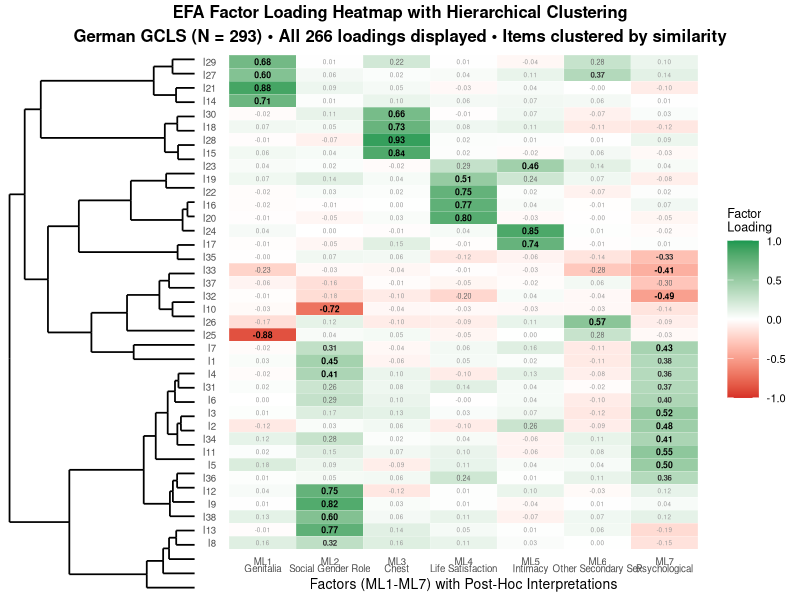
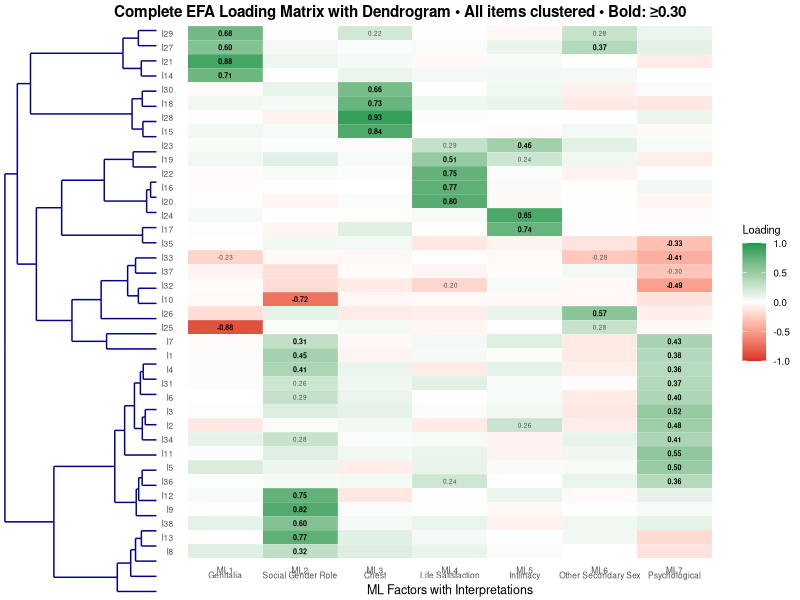

Write R code to recreate these figures, in order.
# EFA Heatmap with Left-Side Dendrogram - ALL LOADINGS
# Combine dendrogram and complete loading matrix in one plot

# Load required libraries
library(ggplot2)
library(reshape2)
library(dplyr)
library(grid)
library(gridExtra)
library(ggdendro)

# Read the factor loadings data
loadings_df <- read.csv("analysis/factor_analysis/factor_loadings_38items.csv", stringsAsFactors = FALSE)

# Clean up the data
items <- loadings_df$Item
loadings_matrix <- as.matrix(loadings_df[, -1])  # Remove first column (Item names)
rownames(loadings_matrix) <- items

# Create factor labels
factor_labels <- c(
  "ML1" = "Genitalia",
  "ML2" = "Social Gender Role",  
  "ML3" = "Chest", 
  "ML4" = "Life Satisfaction",
  "ML5" = "Intimacy",
  "ML6" = "Other Secondary Sex",
  "ML7" = "Psychological"
)

# Perform hierarchical clustering on items
item_dist <- dist(loadings_matrix, method = "euclidean")
item_clust <- hclust(item_dist, method = "ward.D2")

# Create dendrogram data
dendro_data <- dendro_data(item_clust, type = "rectangle")

# Reorder the loadings matrix based on clustering
item_order <- item_clust$order
loadings_ordered <- loadings_matrix[item_order, ]

# Convert to long format for ggplot
loadings_long <- melt(loadings_ordered, varnames = c("Item", "Factor"), value.name = "Loading")
loadings_long$Item <- factor(loadings_long$Item, levels = rownames(loadings_ordered))

# Add factor labels to column names
loadings_long$Factor_Label <- factor_labels[loadings_long$Factor]
loadings_long$Factor_Combined <- paste0(loadings_long$Factor, "\n", loadings_long$Factor_Label)
loadings_long$Factor_Combined <- factor(loadings_long$Factor_Combined, 
                                       levels = paste0(names(factor_labels), "\n", factor_labels))

# Create the dendrogram plot (rotated to match heatmap item order)
dendro_plot <- ggplot(segment(dendro_data)) +
  geom_segment(aes(x = x, y = y, xend = xend, yend = yend), 
               linewidth = 0.6, color = "black") +
  coord_flip() +  # Rotate to match heatmap orientation
  scale_x_continuous(expand = c(0.01, 0.01)) +
  scale_y_reverse(expand = c(0.01, 0.01)) +  # Reverse y-axis to flip 180 degrees
  theme_void() +
  theme(
    plot.margin = margin(5, 2, 5, 5),
    axis.text = element_blank(),
    axis.title = element_blank(),
    axis.ticks = element_blank(),
    panel.background = element_rect(fill = "white", color = NA),
    plot.background = element_rect(fill = "white", color = NA)
  )

# Create the heatmap with ALL loadings
heatmap_plot <- ggplot(loadings_long, aes(x = Factor_Combined, y = Item, fill = Loading)) +
  geom_tile(color = "white", linewidth = 0.05) +
  scale_fill_gradient2(
    low = "#d73027", 
    mid = "white", 
    high = "#1a9850",
    midpoint = 0,
    limit = c(-1, 1),
    name = "Factor\nLoading"
  ) +
  # ALL loadings with different formatting
  # Primary loadings ≥ 0.40 in bold black
  geom_text(
    data = subset(loadings_long, abs(Loading) >= 0.40),
    aes(label = sprintf("%.2f", Loading)),
    color = "black",
    size = 2.2,
    fontface = "bold"
  ) +
  # Moderate loadings 0.30-0.39 in bold gray
  geom_text(
    data = subset(loadings_long, abs(Loading) >= 0.30 & abs(Loading) < 0.40),
    aes(label = sprintf("%.2f", Loading)),
    color = "gray20",
    size = 2.0,
    fontface = "bold"
  ) +
  # Small loadings 0.20-0.29 in gray
  geom_text(
    data = subset(loadings_long, abs(Loading) >= 0.20 & abs(Loading) < 0.30),
    aes(label = sprintf("%.2f", Loading)),
    color = "gray40",
    size = 1.8,
    fontface = "plain"
  ) +
  # Very small loadings < 0.20 in light gray
  geom_text(
    data = subset(loadings_long, abs(Loading) < 0.20),
    aes(label = sprintf("%.2f", Loading)),
    color = "gray60",
    size = 1.6,
    fontface = "plain"
  ) +
  scale_y_discrete(position = "left") +  # Move item labels to the left
  theme_minimal() +
  theme(
    axis.text.x = element_text(angle = 0, hjust = 0.5, size = 7, lineheight = 0.6),  # Smaller, tighter spacing
    axis.text.y = element_text(size = 7),  # Slightly larger item labels
    axis.title = element_text(size = 10),
    axis.title.y = element_blank(),  # Remove y-axis title
    legend.title = element_text(size = 9),
    legend.text = element_text(size = 8),
    legend.key.size = unit(0.8, "cm"),
    panel.grid = element_blank(),
    plot.margin = margin(5, 5, 5, 2),
    panel.background = element_rect(fill = "white", color = NA),
    plot.background = element_rect(fill = "white", color = NA)
  ) +
  labs(
    x = "Factors (ML1-ML7) with Post-Hoc Interpretations",
    y = ""
  )

# Combine the plots with appropriate widths
combined_plot <- grid.arrange(
  dendro_plot, heatmap_plot,
  ncol = 2,
  widths = c(0.25, 0.75),  # Dendrogram takes 25%, heatmap takes 75%
  top = textGrob("EFA Factor Loading Heatmap with Hierarchical Clustering\nGerman GCLS (N = 293) • All 266 loadings displayed • Items clustered by similarity", 
                 gp = gpar(fontsize = 12, fontface = "bold"),
                 just = "center")
)

# Save the combined plot
ggsave("manuscript/figures/efa_heatmap_dendro_combined.pdf", combined_plot, 
       width = 16, height = 12, units = "in", dpi = 300)
ggsave("manuscript/figures/efa_heatmap_dendro_combined.png", combined_plot, 
       width = 16, height = 12, units = "in", dpi = 300)

# Create a more compact version
dendro_compact <- ggplot(segment(dendro_data)) +
  geom_segment(aes(x = x, y = y, xend = xend, yend = yend), 
               linewidth = 0.5, color = "darkblue") +
  coord_flip() +
  scale_x_continuous(expand = c(0.01, 0.01)) +
  scale_y_reverse(expand = c(0.01, 0.01)) +  # Also reverse for compact version
  theme_void() +
  theme(
    plot.margin = margin(2, 1, 2, 2),
    panel.background = element_rect(fill = "white", color = NA)
  )

heatmap_compact <- ggplot(loadings_long, aes(x = Factor_Combined, y = Item, fill = Loading)) +
  geom_tile(color = "white", linewidth = 0.03) +
  scale_fill_gradient2(
    low = "#d73027", 
    mid = "white", 
    high = "#1a9850",
    midpoint = 0,
    limit = c(-1, 1),
    name = "Loading"
  ) +
  # Simplified text display - only show significant loadings
  geom_text(
    data = subset(loadings_long, abs(Loading) >= 0.30),
    aes(label = sprintf("%.2f", Loading)),
    color = "black",
    size = 1.8,
    fontface = "bold"
  ) +
  geom_text(
    data = subset(loadings_long, abs(Loading) >= 0.20 & abs(Loading) < 0.30),
    aes(label = sprintf("%.2f", Loading)),
    color = "gray30",
    size = 1.6
  ) +
  scale_y_discrete(position = "left") +  # Also move to left in compact version
  theme_minimal() +
  theme(
    axis.text.x = element_text(angle = 0, hjust = 0.5, size = 6, lineheight = 0.5),  # Even more compact
    axis.text.y = element_text(size = 6),  # Larger item labels
    axis.title = element_text(size = 9),
    axis.title.y = element_blank(),
    legend.title = element_text(size = 8),
    legend.text = element_text(size = 7),
    legend.key.size = unit(0.6, "cm"),
    panel.grid = element_blank(),
    plot.margin = margin(2, 2, 2, 1)
  ) +
  labs(x = "ML Factors with Interpretations")

# Compact combined version
combined_compact <- grid.arrange(
  dendro_compact, heatmap_compact,
  ncol = 2,
  widths = c(0.2, 0.8),
  top = textGrob("Complete EFA Loading Matrix with Dendrogram • All items clustered • Bold: ≥0.30", 
                 gp = gpar(fontsize = 11, fontface = "bold"))
)

# Save compact version
ggsave("manuscript/figures/efa_heatmap_dendro_compact.pdf", combined_compact, 
       width = 14, height = 10, units = "in", dpi = 300)
ggsave("manuscript/figures/efa_heatmap_dendro_compact.png", combined_compact, 
       width = 14, height = 10, units = "in", dpi = 300)

# Print summary
cat("Combined Dendrogram + Heatmap visualizations created!\n\n")

cat("Files saved:\n")
cat("- efa_heatmap_dendro_combined.pdf/png (detailed version with all loadings)\n")
cat("- efa_heatmap_dendro_compact.pdf/png (compact version, loadings ≥0.20)\n\n")

cat("Layout:\n")
cat("- Left: Hierarchical dendrogram (Ward's method, Euclidean distance)\n")
cat("- Right: Complete factor loading matrix with all 266 values\n")
cat("- Items ordered identically in both plots\n")
cat("- Color coding: Red (negative) → White (zero) → Green (positive)\n")
cat("- Text size reflects loading magnitude\n\n")

# Check clustering quality
cat("Clustering Quality:\n")
cat(sprintf("- Cophenetic correlation: %.3f\n", cor(cophenetic(item_clust), item_dist)))
cat(sprintf("- Total within-cluster sum of squares: %.2f\n", sum(item_clust$height)))

# Identify main clusters at different cut levels
for(k in c(5, 7, 10)) {
  clusters_k <- cutree(item_clust, k = k)
  cat(sprintf("- %d clusters: sizes = %s\n", k, paste(table(clusters_k), collapse = ", ")))
} 
